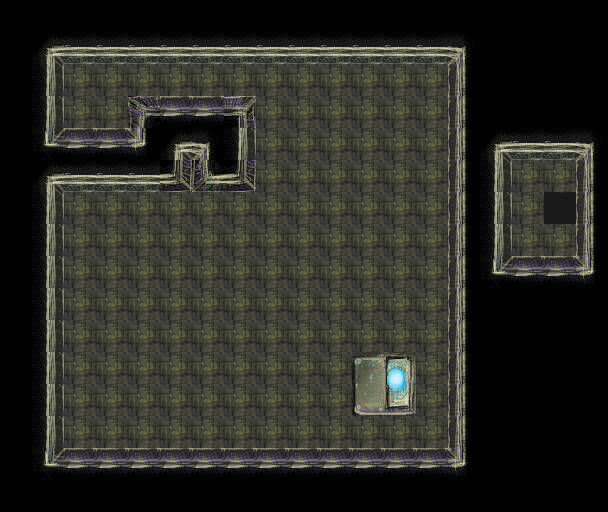

Tiled map render using the project's own tile images. Description and the map definition, with tile-layer contents summarised, below:
An orthogonal 19x16 tile map with 32x32 px tiles, 4 tile layers (Tile Layer 1, Hidden2, Hidden, Tile Layer 2) and 6 objects (2x walkable, Start, spawn, Shop, treasure).

<map version="1.0" tiledversion="1.1.3" orientation="orthogonal" renderorder="right-down" width="19" height="16" tilewidth="32" tileheight="32" infinite="0" nextobjectid="7">
 <tileset firstgid="1" name="custom_floortiles_spacing" tilewidth="32" tileheight="32" spacing="1" margin="1" tilecount="144" columns="8">
  <image source="custom_floortiles_spacing.png" trans="ff00ff" width="265" height="597" />
  <terraintypes>
   <terrain name="wall" tile="9" />
  </terraintypes>
  <tile id="0" terrain=",,,0" />
  <tile id="1" terrain=",,0,0" />
  <tile id="2" terrain=",,0," />
  <tile id="8" terrain=",0,,0" />
  <tile id="9" type="walkable" terrain="0,0,0,0" />
  <tile id="10" terrain="0,,0," />
  <tile id="16" terrain=",0,," />
  <tile id="17" terrain="0,0,," />
  <tile id="18" terrain="0,,," />
  <tile id="19" terrain="0,0,0," />
  <tile id="20" terrain="0,0,,0" />
  <tile id="27" terrain="0,,0,0" />
  <tile id="28" terrain=",0,0,0" />
  <tile id="36" type="walkable" />
  <tile id="38" type="walkable" />
  <tile id="39" type="walkable" />
  <tile id="44" type="walkable" />
  <tile id="46" type="walkable" />
  <tile id="47" type="walkable" />
  <tile id="54" type="walkable" />
  <tile id="55" type="walkable" />
  <tile id="62" type="walkable" />
  <tile id="63" type="walkable" />
 </tileset>
 <layer name="Tile Layer 1" width="19" height="16">
  <data>[304 cells, 196 non-empty, 13 distinct tile ids]</data>
 </layer>
 <layer name="Hidden2" width="19" height="16">
  <data>[304 cells, 20 non-empty, 9 distinct tile ids]</data>
 </layer>
 <layer name="Hidden" width="19" height="16">
  <data>[304 cells, 1 non-empty, 1 distinct tile ids]</data>
 </layer>
 <layer name="Tile Layer 2" width="19" height="16">
  <data>[304 cells, 4 non-empty, 4 distinct tile ids]</data>
 </layer>
 <objectgroup name="Object Layer 1">
  <object id="1" name="Start" x="75" y="76" width="44" height="46" />
  <object id="2" name="BossSpawn" type="spawn" x="70" y="356" width="83" height="83" />
  <object id="3" name="Shop" x="353" y="355" width="59" height="59" />
 </objectgroup>
 <objectgroup name="Object Layer 2">
  <object id="4" name="hidden" type="walkable" x="444" y="190" width="67" height="33" />
  <object id="5" name="ItemRoom" type="walkable" x="510" y="158" width="69" height="97" />
  <object id="6" name="Chest" type="treasure" x="546" y="194" width="28" height="27">
   <properties>
    <property name="loot" value="50" />
   </properties>
  </object>
 </objectgroup>
</map>